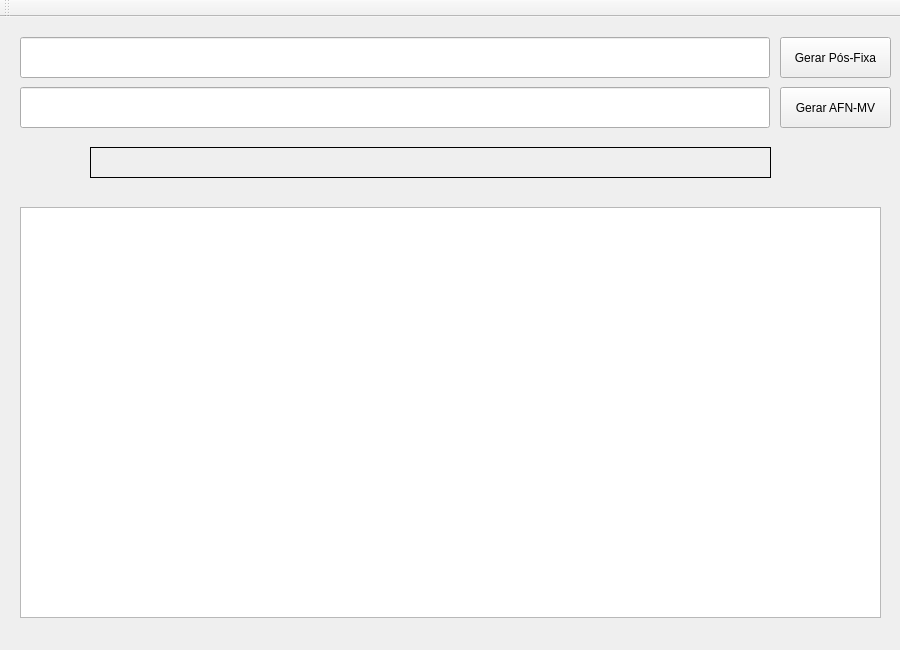
<?xml version="1.0" encoding="UTF-8"?>
<ui version="4.0">
 <class>MainWindow</class>
 <widget class="QMainWindow" name="MainWindow">
  <property name="geometry">
   <rect>
    <x>0</x>
    <y>0</y>
    <width>900</width>
    <height>650</height>
   </rect>
  </property>
  <property name="windowTitle">
   <string>MainWindow</string>
  </property>
  <widget class="QWidget" name="centralWidget">
   <widget class="QLineEdit" name="entrada">
    <property name="geometry">
     <rect>
      <x>20</x>
      <y>20</y>
      <width>750</width>
      <height>41</height>
     </rect>
    </property>
   </widget>
   <widget class="QLineEdit" name="saida">
    <property name="geometry">
     <rect>
      <x>20</x>
      <y>70</y>
      <width>750</width>
      <height>41</height>
     </rect>
    </property>
   </widget>
   <widget class="QLabel" name="mensagem">
    <property name="geometry">
     <rect>
      <x>90</x>
      <y>130</y>
      <width>681</width>
      <height>31</height>
     </rect>
    </property>
    <property name="frameShape">
     <enum>QFrame::Box</enum>
    </property>
    <property name="text">
     <string/>
    </property>
    <property name="alignment">
     <set>Qt::AlignCenter</set>
    </property>
   </widget>
   <widget class="QPushButton" name="gerarPosFixa">
    <property name="geometry">
     <rect>
      <x>780</x>
      <y>20</y>
      <width>111</width>
      <height>41</height>
     </rect>
    </property>
    <property name="text">
     <string>Gerar Pós-Fixa</string>
    </property>
   </widget>
   <widget class="QPushButton" name="gerarAFN">
    <property name="geometry">
     <rect>
      <x>780</x>
      <y>70</y>
      <width>111</width>
      <height>41</height>
     </rect>
    </property>
    <property name="text">
     <string>Gerar AFN-MV</string>
    </property>
   </widget>
   <widget class="QTableWidget" name="tableWidget">
    <property name="geometry">
     <rect>
      <x>20</x>
      <y>190</y>
      <width>861</width>
      <height>411</height>
     </rect>
    </property>
   </widget>
  </widget>
  <widget class="QMenuBar" name="menuBar">
   <property name="geometry">
    <rect>
     <x>0</x>
     <y>0</y>
     <width>900</width>
     <height>19</height>
    </rect>
   </property>
  </widget>
  <widget class="QToolBar" name="mainToolBar">
   <attribute name="toolBarArea">
    <enum>TopToolBarArea</enum>
   </attribute>
   <attribute name="toolBarBreak">
    <bool>false</bool>
   </attribute>
  </widget>
 </widget>
 <layoutdefault spacing="6" margin="11"/>
 <resources/>
 <connections/>
</ui>
